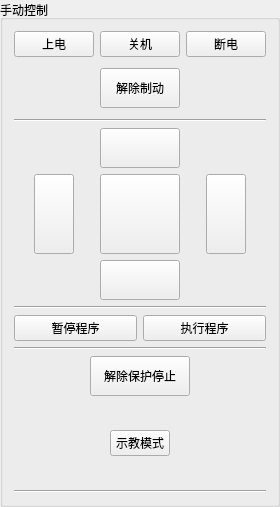
     <widget class="QGroupBox" name="groupBox_3">
      <property name="maximumSize">
       <size>
        <width>250</width>
        <height>600</height>
       </size>
      </property>
      <property name="styleSheet">
       <string notr="true"/>
      </property>
      <property name="title">
       <string>手动控制</string>
      </property>
      <layout class="QVBoxLayout" name="verticalLayout_3">
       <item>
        <layout class="QHBoxLayout" name="horizontalLayout_26">
         <item>
          <widget class="QPushButton" name="power_onBtn">
           <property name="text">
            <string>上电</string>
           </property>
          </widget>
         </item>
         <item>
          <widget class="QPushButton" name="shutdownBtn">
           <property name="text">
            <string>关机</string>
           </property>
          </widget>
         </item>
         <item>
          <widget class="QPushButton" name="power_offBtn">
           <property name="text">
            <string>断电</string>
           </property>
          </widget>
         </item>
        </layout>
       </item>
       <item>
        <layout class="QVBoxLayout" name="verticalLayout_5">
         <item>
          <layout class="QHBoxLayout" name="horizontalLayout_12">
           <item>
            <widget class="QPushButton" name="MoveZ_1">
             <property name="minimumSize">
              <size>
               <width>50</width>
               <height>50</height>
              </size>
             </property>
             <property name="maximumSize">
              <size>
               <width>50</width>
               <height>50</height>
              </size>
             </property>
             <property name="text">
              <string/>
             </property>
             <property name="icon">
              <iconset resource="icons.qrc">
               <normaloff>:/new/prefix1/icons/z_up.ico</normaloff>:/new/prefix1/icons/z_up.ico</iconset>
             </property>
             <property name="iconSize">
              <size>
               <width>80</width>
               <height>80</height>
              </size>
             </property>
             <property name="flat">
              <bool>true</bool>
             </property>
            </widget>
           </item>
           <item>
            <spacer name="horizontalSpacer_7">
             <property name="orientation">
              <enum>Qt::Horizontal</enum>
             </property>
             <property name="sizeHint" stdset="0">
              <size>
               <width>40</width>
               <height>20</height>
              </size>
             </property>
            </spacer>
           </item>
           <item>
            <widget class="QPushButton" name="enableBtn">
             <property name="minimumSize">
              <size>
               <width>0</width>
               <height>40</height>
              </size>
             </property>
             <property name="text">
              <string>解除制动</string>
             </property>
            </widget>
           </item>
           <item>
            <spacer name="horizontalSpacer_17">
             <property name="orientation">
              <enum>Qt::Horizontal</enum>
             </property>
             <property name="sizeHint" stdset="0">
              <size>
               <width>40</width>
               <height>20</height>
              </size>
             </property>
            </spacer>
           </item>
           <item>
            <widget class="QPushButton" name="MoveZ_0">
             <property name="minimumSize">
              <size>
               <width>50</width>
               <height>50</height>
              </size>
             </property>
             <property name="maximumSize">
              <size>
               <width>50</width>
               <height>50</height>
              </size>
             </property>
             <property name="text">
              <string/>
             </property>
             <property name="icon">
              <iconset resource="icons.qrc">
               <normaloff>:/new/prefix1/icons/z_down.ico</normaloff>:/new/prefix1/icons/z_down.ico</iconset>
             </property>
             <property name="iconSize">
              <size>
               <width>80</width>
               <height>80</height>
              </size>
             </property>
             <property name="flat">
              <bool>true</bool>
             </property>
            </widget>
           </item>
          </layout>
         </item>
         <item>
          <widget class="Line" name="line_7">
           <property name="orientation">
            <enum>Qt::Horizontal</enum>
           </property>
          </widget>
         </item>
         <item>
          <layout class="QHBoxLayout" name="horizontalLayout_15">
           <item>
            <spacer name="horizontalSpacer_21">
             <property name="orientation">
              <enum>Qt::Horizontal</enum>
             </property>
             <property name="sizeHint" stdset="0">
              <size>
               <width>40</width>
               <height>20</height>
              </size>
             </property>
            </spacer>
           </item>
           <item>
            <widget class="QPushButton" name="MoveX_0">
             <property name="minimumSize">
              <size>
               <width>80</width>
               <height>40</height>
              </size>
             </property>
             <property name="maximumSize">
              <size>
               <width>80</width>
               <height>40</height>
              </size>
             </property>
             <property name="text">
              <string/>
             </property>
             <property name="icon">
              <iconset resource="icons.qrc">
               <normaloff>:/new/prefix1/icons/z_front.ico</normaloff>:/new/prefix1/icons/z_front.ico</iconset>
             </property>
             <property name="iconSize">
              <size>
               <width>80</width>
               <height>80</height>
              </size>
             </property>
             <property name="flat">
              <bool>false</bool>
             </property>
            </widget>
           </item>
           <item>
            <spacer name="horizontalSpacer_22">
             <property name="orientation">
              <enum>Qt::Horizontal</enum>
             </property>
             <property name="sizeHint" stdset="0">
              <size>
               <width>40</width>
               <height>20</height>
              </size>
             </property>
            </spacer>
           </item>
          </layout>
         </item>
         <item>
          <layout class="QHBoxLayout" name="horizontalLayout_13">
           <item>
            <widget class="QPushButton" name="MoveY_0">
             <property name="minimumSize">
              <size>
               <width>40</width>
               <height>80</height>
              </size>
             </property>
             <property name="maximumSize">
              <size>
               <width>40</width>
               <height>80</height>
              </size>
             </property>
             <property name="text">
              <string/>
             </property>
             <property name="icon">
              <iconset resource="icons.qrc">
               <normaloff>:/new/prefix1/icons/z_left.ico</normaloff>:/new/prefix1/icons/z_left.ico</iconset>
             </property>
             <property name="iconSize">
              <size>
               <width>80</width>
               <height>80</height>
              </size>
             </property>
             <property name="flat">
              <bool>false</bool>
             </property>
            </widget>
           </item>
           <item>
            <widget class="QPushButton" name="stopBtn">
             <property name="maximumSize">
              <size>
               <width>80</width>
               <height>80</height>
              </size>
             </property>
             <property name="text">
              <string/>
             </property>
             <property name="icon">
              <iconset resource="icons.qrc">
               <normaloff>:/new/prefix1/icons/stop.ico</normaloff>:/new/prefix1/icons/stop.ico</iconset>
             </property>
             <property name="iconSize">
              <size>
               <width>80</width>
               <height>80</height>
              </size>
             </property>
             <property name="autoRepeat">
              <bool>true</bool>
             </property>
             <property name="flat">
              <bool>false</bool>
             </property>
            </widget>
           </item>
           <item>
            <widget class="QPushButton" name="MoveY_1">
             <property name="minimumSize">
              <size>
               <width>40</width>
               <height>80</height>
              </size>
             </property>
             <property name="maximumSize">
              <size>
               <width>40</width>
               <height>80</height>
              </size>
             </property>
             <property name="text">
              <string/>
             </property>
             <property name="icon">
              <iconset resource="icons.qrc">
               <normaloff>:/new/prefix1/icons/z_right.ico</normaloff>:/new/prefix1/icons/z_right.ico</iconset>
             </property>
             <property name="iconSize">
              <size>
               <width>80</width>
               <height>80</height>
              </size>
             </property>
             <property name="flat">
              <bool>false</bool>
             </property>
            </widget>
           </item>
          </layout>
         </item>
         <item>
          <layout class="QHBoxLayout" name="horizontalLayout_14">
           <item>
            <spacer name="horizontalSpacer_19">
             <property name="orientation">
              <enum>Qt::Horizontal</enum>
             </property>
             <property name="sizeHint" stdset="0">
              <size>
               <width>40</width>
               <height>20</height>
              </size>
             </property>
            </spacer>
           </item>
           <item>
            <widget class="QPushButton" name="MoveX_1">
             <property name="minimumSize">
              <size>
               <width>80</width>
               <height>40</height>
              </size>
             </property>
             <property name="maximumSize">
              <size>
               <width>80</width>
               <height>40</height>
              </size>
             </property>
             <property name="text">
              <string/>
             </property>
             <property name="icon">
              <iconset resource="icons.qrc">
               <normaloff>:/new/prefix1/icons/z_back.ico</normaloff>:/new/prefix1/icons/z_back.ico</iconset>
             </property>
             <property name="iconSize">
              <size>
               <width>80</width>
               <height>80</height>
              </size>
             </property>
             <property name="flat">
              <bool>false</bool>
             </property>
            </widget>
           </item>
           <item>
            <spacer name="horizontalSpacer_20">
             <property name="orientation">
              <enum>Qt::Horizontal</enum>
             </property>
             <property name="sizeHint" stdset="0">
              <size>
               <width>40</width>
               <height>20</height>
              </size>
             </property>
            </spacer>
           </item>
          </layout>
         </item>
        </layout>
       </item>
       <item>
        <widget class="Line" name="line">
         <property name="orientation">
          <enum>Qt::Horizontal</enum>
         </property>
        </widget>
       </item>
       <item>
        <layout class="QHBoxLayout" name="horizontalLayout_27">
         <item>
          <widget class="QPushButton" name="pauseBtn">
           <property name="text">
            <string>暂停程序</string>
           </property>
          </widget>
         </item>
         <item>
          <widget class="QPushButton" name="playBtn">
           <property name="text">
            <string>执行程序</string>
           </property>
          </widget>
         </item>
        </layout>
       </item>
       <item>
        <widget class="Line" name="line_8">
         <property name="orientation">
          <enum>Qt::Horizontal</enum>
         </property>
        </widget>
       </item>
       <item>
        <layout class="QVBoxLayout" name="verticalLayout_4">
         <item>
          <layout class="QHBoxLayout" name="horizontalLayout_4">
           <item>
            <widget class="QPushButton" name="PoseRz_1">
             <property name="maximumSize">
              <size>
               <width>60</width>
               <height>60</height>
              </size>
             </property>
             <property name="text">
              <string/>
             </property>
             <property name="icon">
              <iconset resource="icons.qrc">
               <normaloff>:/new/prefix1/icons/rotate_left.ico</normaloff>:/new/prefix1/icons/rotate_left.ico</iconset>
             </property>
             <property name="iconSize">
              <size>
               <width>80</width>
               <height>80</height>
              </size>
             </property>
             <property name="flat">
              <bool>true</bool>
             </property>
            </widget>
           </item>
           <item>
            <widget class="QPushButton" name="unlockProtectStop">
             <property name="minimumSize">
              <size>
               <width>100</width>
               <height>40</height>
              </size>
             </property>
             <property name="maximumSize">
              <size>
               <width>100</width>
               <height>16777215</height>
              </size>
             </property>
             <property name="text">
              <string>解除保护停止</string>
             </property>
            </widget>
           </item>
           <item>
            <widget class="QPushButton" name="PoseRz_0">
             <property name="maximumSize">
              <size>
               <width>60</width>
               <height>60</height>
              </size>
             </property>
             <property name="text">
              <string/>
             </property>
             <property name="icon">
              <iconset resource="icons.qrc">
               <normaloff>:/new/prefix1/icons/rotate_right.ico</normaloff>:/new/prefix1/icons/rotate_right.ico</iconset>
             </property>
             <property name="iconSize">
              <size>
               <width>80</width>
               <height>80</height>
              </size>
             </property>
             <property name="flat">
              <bool>true</bool>
             </property>
            </widget>
           </item>
          </layout>
         </item>
         <item>
          <layout class="QHBoxLayout" name="horizontalLayout_10">
           <item>
            <spacer name="horizontalSpacer_13">
             <property name="orientation">
              <enum>Qt::Horizontal</enum>
             </property>
             <property name="sizeHint" stdset="0">
              <size>
               <width>40</width>
               <height>20</height>
              </size>
             </property>
            </spacer>
           </item>
           <item>
            <widget class="QPushButton" name="PoseRy_0">
             <property name="maximumSize">
              <size>
               <width>60</width>
               <height>60</height>
              </size>
             </property>
             <property name="text">
              <string/>
             </property>
             <property name="icon">
              <iconset resource="icons.qrc">
               <normaloff>:/new/prefix1/icons/pitch_up.ico</normaloff>:/new/prefix1/icons/pitch_up.ico</iconset>
             </property>
             <property name="iconSize">
              <size>
               <width>80</width>
               <height>80</height>
              </size>
             </property>
             <property name="flat">
              <bool>true</bool>
             </property>
            </widget>
           </item>
           <item>
            <spacer name="horizontalSpacer_14">
             <property name="orientation">
              <enum>Qt::Horizontal</enum>
             </property>
             <property name="sizeHint" stdset="0">
              <size>
               <width>40</width>
               <height>20</height>
              </size>
             </property>
            </spacer>
           </item>
          </layout>
         </item>
         <item>
          <layout class="QHBoxLayout" name="horizontalLayout_9">
           <item>
            <widget class="QPushButton" name="PoseRx_1">
             <property name="maximumSize">
              <size>
               <width>60</width>
               <height>60</height>
              </size>
             </property>
             <property name="text">
              <string/>
             </property>
             <property name="icon">
              <iconset resource="icons.qrc">
               <normaloff>:/new/prefix1/icons/roll_anticlockwise.ico</normaloff>:/new/prefix1/icons/roll_anticlockwise.ico</iconset>
             </property>
             <property name="iconSize">
              <size>
               <width>80</width>
               <height>80</height>
              </size>
             </property>
             <property name="flat">
              <bool>true</bool>
             </property>
            </widget>
           </item>
           <item>
            <spacer name="horizontalSpacer_26">
             <property name="orientation">
              <enum>Qt::Horizontal</enum>
             </property>
             <property name="sizeHint" stdset="0">
              <size>
               <width>40</width>
               <height>20</height>
              </size>
             </property>
            </spacer>
           </item>
           <item>
            <widget class="QPushButton" name="teachModBtn">
             <property name="minimumSize">
              <size>
               <width>0</width>
               <height>0</height>
              </size>
             </property>
             <property name="maximumSize">
              <size>
               <width>60</width>
               <height>60</height>
              </size>
             </property>
             <property name="text">
              <string>示教模式</string>
             </property>
             <property name="flat">
              <bool>false</bool>
             </property>
            </widget>
           </item>
           <item>
            <spacer name="horizontalSpacer_8">
             <property name="orientation">
              <enum>Qt::Horizontal</enum>
             </property>
             <property name="sizeHint" stdset="0">
              <size>
               <width>40</width>
               <height>20</height>
              </size>
             </property>
            </spacer>
           </item>
           <item>
            <widget class="QPushButton" name="PoseRx_0">
             <property name="maximumSize">
              <size>
               <width>60</width>
               <height>60</height>
              </size>
             </property>
             <property name="text">
              <string/>
             </property>
             <property name="icon">
              <iconset resource="icons.qrc">
               <normaloff>:/new/prefix1/icons/roll_clockwise.ico</normaloff>:/new/prefix1/icons/roll_clockwise.ico</iconset>
             </property>
             <property name="iconSize">
              <size>
               <width>80</width>
               <height>80</height>
              </size>
             </property>
             <property name="flat">
              <bool>true</bool>
             </property>
            </widget>
           </item>
          </layout>
         </item>
         <item>
          <layout class="QHBoxLayout" name="horizontalLayout_11">
           <item>
            <spacer name="horizontalSpacer_15">
             <property name="orientation">
              <enum>Qt::Horizontal</enum>
             </property>
             <property name="sizeHint" stdset="0">
              <size>
               <width>40</width>
               <height>20</height>
              </size>
             </property>
            </spacer>
           </item>
           <item>
            <widget class="QPushButton" name="PoseRy_1">
             <property name="maximumSize">
              <size>
               <width>60</width>
               <height>60</height>
              </size>
             </property>
             <property name="text">
              <string/>
             </property>
             <property name="icon">
              <iconset resource="icons.qrc">
               <normaloff>:/new/prefix1/icons/pitch_down.ico</normaloff>:/new/prefix1/icons/pitch_down.ico</iconset>
             </property>
             <property name="iconSize">
              <size>
               <width>80</width>
               <height>80</height>
              </size>
             </property>
             <property name="flat">
              <bool>true</bool>
             </property>
            </widget>
           </item>
           <item>
            <spacer name="horizontalSpacer_16">
             <property name="orientation">
              <enum>Qt::Horizontal</enum>
             </property>
             <property name="sizeHint" stdset="0">
              <size>
               <width>40</width>
               <height>20</height>
              </size>
             </property>
            </spacer>
           </item>
          </layout>
         </item>
        </layout>
       </item>
       <item>
        <widget class="Line" name="line_9">
         <property name="orientation">
          <enum>Qt::Horizontal</enum>
         </property>
        </widget>
       </item>
      </layout>
     </widget>
